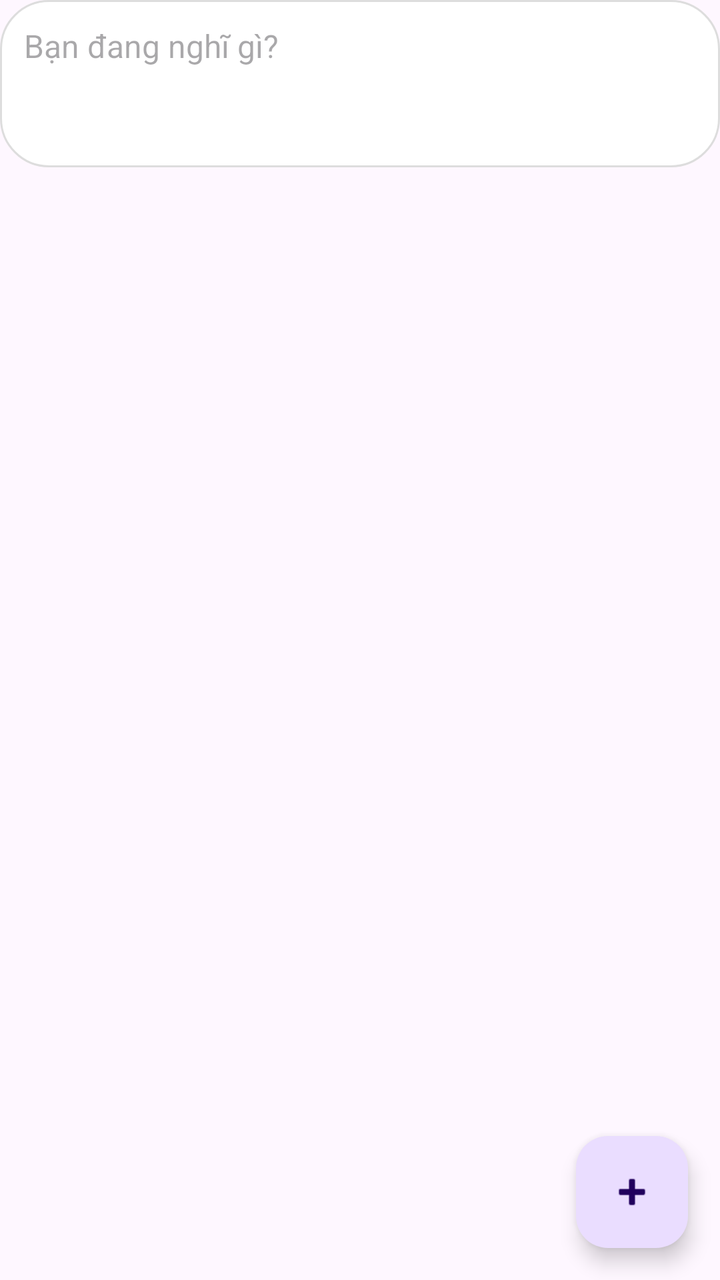
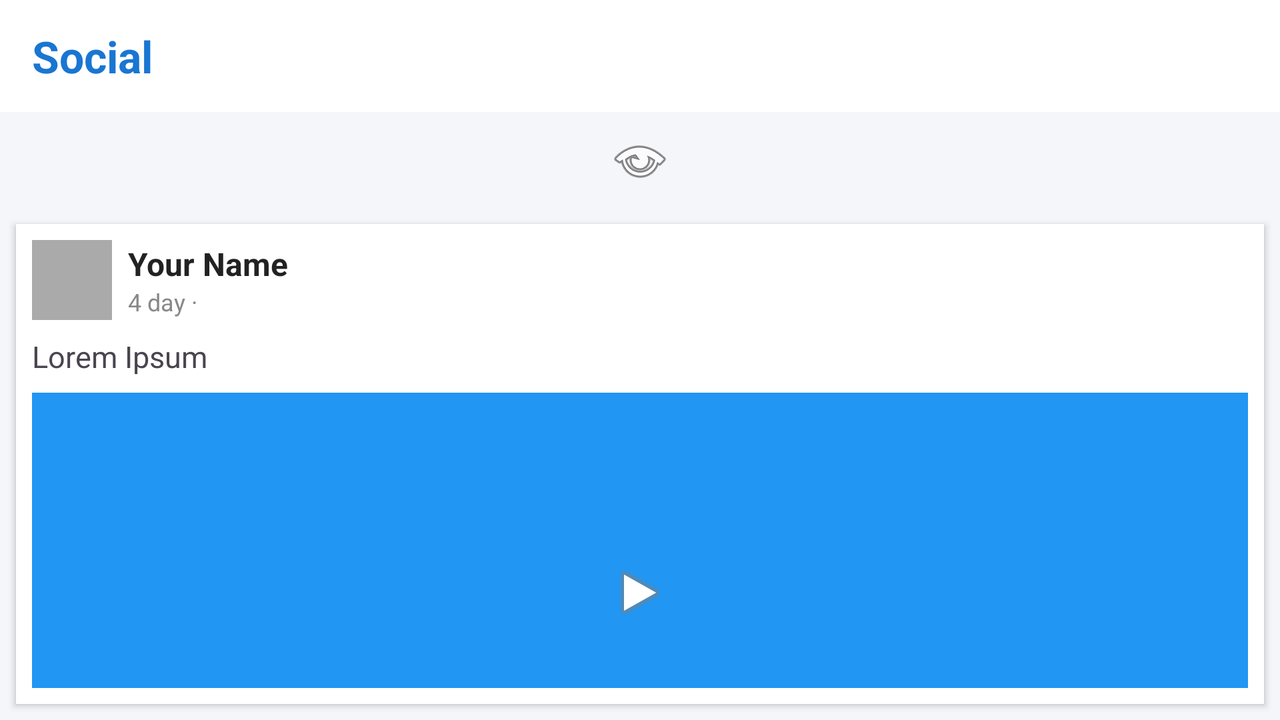

The same Android screen from two of the app's own layout files: first res/layout/ as a phone draws it, then the repository's variant for another configuration, drawn on a device whose configuration selects that folder. Both files follow.
<!-- AndroidManifest.xml: application theme Theme.FU_SELF_LEARNING_APP -->
<!-- res/layout/activity_social.xml -->
<?xml version="1.0" encoding="utf-8"?>
<androidx.constraintlayout.widget.ConstraintLayout xmlns:android="http://schemas.android.com/apk/res/android"
    xmlns:app="http://schemas.android.com/apk/res-auto"
    xmlns:tools="http://schemas.android.com/tools"
    android:layout_width="match_parent"
    android:layout_height="match_parent"
    tools:context=".activities.SocialActivity">

    
    <LinearLayout
        android:id="@+id/layoutHeader"
        android:layout_width="0dp"
        android:layout_height="wrap_content"
        android:orientation="horizontal"
        android:padding="12dp"
        app:layout_constraintTop_toTopOf="parent"
        app:layout_constraintStart_toStartOf="parent"
        app:layout_constraintEnd_toEndOf="parent">

        <ImageView
            android:id="@+id/imageAvatar"
            android:layout_width="48dp"
            android:layout_height="48dp"
            android:src="@drawable/placeholder_avatar"
            android:scaleType="centerCrop"
            android:background="@drawable/ic_launcher_background"
            android:layout_gravity="center_vertical"
            android:contentDescription="Avatar user"/>

        <TextView
            android:id="@+id/textCreatePost"
            android:layout_width="0dp"
            android:layout_height="48dp"
            android:layout_marginStart="12dp"
            android:gravity="center_vertical"
            android:background="@drawable/bg_edittext_rounded"
            android:paddingStart="16dp"
            android:paddingEnd="16dp"
            android:text="Bạn đang nghĩ gì?"
            android:textColor="#888"
            android:textSize="16sp"
            app:layout_constraintEnd_toEndOf="parent"
            android:layout_weight="1"/>
    </LinearLayout>

    
    <androidx.recyclerview.widget.RecyclerView
        android:id="@+id/recyclerViewPosts"
        android:layout_width="0dp"
        android:layout_height="0dp"
        app:layout_constraintTop_toBottomOf="@id/layoutHeader"
        app:layout_constraintBottom_toBottomOf="parent"
        app:layout_constraintStart_toStartOf="parent"
        app:layout_constraintEnd_toEndOf="parent"
        android:padding="8dp"/>

        <EditText
        android:id="@+id/editPostContent"
        android:layout_width="match_parent"
        android:layout_height="wrap_content"
        android:hint="Bạn đang nghĩ gì?"
        android:inputType="textMultiLine"
        android:gravity="top|start"
        android:minLines="3"
        android:background="@drawable/bg_edittext_rounded"
        android:padding="12dp"
        android:textSize="16sp" />

    <com.google.android.material.floatingactionbutton.FloatingActionButton
        android:id="@+id/fabAddPost"
        android:layout_width="wrap_content"
        android:layout_height="wrap_content"
        android:contentDescription="Tạo bài post mới"
        app:srcCompat="@android:drawable/ic_input_add"
        app:layout_constraintBottom_toBottomOf="parent"
        app:layout_constraintEnd_toEndOf="parent"
        android:layout_margin="16dp"/>

    <LinearLayout
        android:id="@+id/layoutImages"
        android:layout_width="match_parent"
        android:layout_height="wrap_content"
        android:orientation="horizontal"
        android:layout_marginTop="8dp"/>

</androidx.constraintlayout.widget.ConstraintLayout>
<!-- resources referenced by this layout -->
<resources>
  <!-- drawable bg_edittext_rounded (drawable) -->
  <?xml version="1.0" encoding="utf-8"?>
  <shape xmlns:android="http://schemas.android.com/apk/res/android"
      android:shape="rectangle">
      <solid android:color="#FFFFFF"/>
      <corners android:radius="24dp"/>
      <stroke android:width="1dp" android:color="#DDDDDD"/>
  </shape>
  <!-- drawable placeholder_avatar: png bitmap (drawable, 16368 bytes) -->
  <style name="Theme.FU_SELF_LEARNING_APP" parent="Base.Theme.FU_SELF_LEARNING_APP" />
  <style name="Base.Theme.FU_SELF_LEARNING_APP" parent="Theme.Material3.DayNight.NoActionBar">
          
          
      </style>
</resources>
<!-- res/layout-land/activity_social.xml (the repository's variant of the layout above) -->
<!-- drawn on the phone turned sideways -->
<?xml version="1.0" encoding="utf-8"?>
<LinearLayout xmlns:android="http://schemas.android.com/apk/res/android"
    android:orientation="vertical"
    android:layout_width="match_parent"
    android:layout_height="match_parent"
    android:background="#F5F6FA">

    
    <LinearLayout
        android:layout_width="match_parent"
        android:layout_height="56dp"
        android:background="#fff"
        android:orientation="horizontal"
        android:gravity="center_vertical">

        <TextView
            android:layout_width="wrap_content"
            android:layout_height="wrap_content"
            android:text="Social"
            android:textSize="22sp"
            android:textStyle="bold"
            android:layout_marginStart="16dp"
            android:textColor="#1976D2"/>
        
    </LinearLayout>

    
    <LinearLayout
        android:layout_width="match_parent"
        android:layout_height="48dp"
        android:orientation="horizontal"
        android:gravity="center">

        <ImageView
            android:layout_width="32dp"
            android:layout_height="32dp"
            android:src="@android:drawable/ic_menu_view"/>
        
    </LinearLayout>

    
    <LinearLayout
        android:layout_width="match_parent"
        android:layout_height="wrap_content"
        android:orientation="vertical"
        android:background="#fff"
        android:layout_margin="8dp"
        android:padding="8dp"
        android:elevation="2dp">

        <LinearLayout
            android:layout_width="match_parent"
            android:layout_height="wrap_content"
            android:gravity="center_vertical"
            android:orientation="horizontal">

            <ImageView
                android:layout_width="40dp"
                android:layout_height="40dp"
                android:background="@android:color/darker_gray"
                android:src="@android:drawable/sym_def_app_icon" />

            <LinearLayout
                android:layout_width="wrap_content"
                android:layout_height="wrap_content"
                android:layout_marginStart="8dp"
                android:orientation="vertical">

                <TextView
                    android:layout_width="wrap_content"
                    android:layout_height="wrap_content"
                    android:text="Your Name"
                    android:textColor="#222"
                    android:textSize="16sp"
                    android:textStyle="bold" />

                <TextView
                    android:layout_width="wrap_content"
                    android:layout_height="wrap_content"
                    android:text="4 day · "
                    android:textColor="#888"
                    android:textSize="12sp" />
            </LinearLayout>
        </LinearLayout>

        <TextView
            android:layout_width="match_parent"
            android:layout_height="wrap_content"
            android:text="Lorem Ipsum"
            android:textSize="15sp"
            android:layout_marginTop="8dp"/>

        <ImageView
            android:layout_width="match_parent"
            android:layout_height="200dp"
            android:src="@android:drawable/ic_media_play"
            android:scaleType="center"
            android:background="#2196F3"
            android:layout_marginTop="8dp"
            android:layout_marginBottom="8dp"/>

        
        <LinearLayout
            android:layout_width="match_parent"
            android:layout_height="wrap_content"
            android:orientation="horizontal"
            android:gravity="center_vertical">

            <TextView
                android:text="100 Comment∏"
                android:textSize="13sp"
                android:textColor="#888"
                android:layout_width="wrap_content"
                android:layout_height="wrap_content"/>
        </LinearLayout>
    </LinearLayout>
</LinearLayout>
<!-- resources referenced by the variant -->
<!-- as the phone turned sideways resolves them -->
<resources>
  <style name="Theme.FU_SELF_LEARNING_APP" parent="Base.Theme.FU_SELF_LEARNING_APP" />
  <style name="Base.Theme.FU_SELF_LEARNING_APP" parent="Theme.Material3.DayNight.NoActionBar">
          
          
      </style>
</resources>
